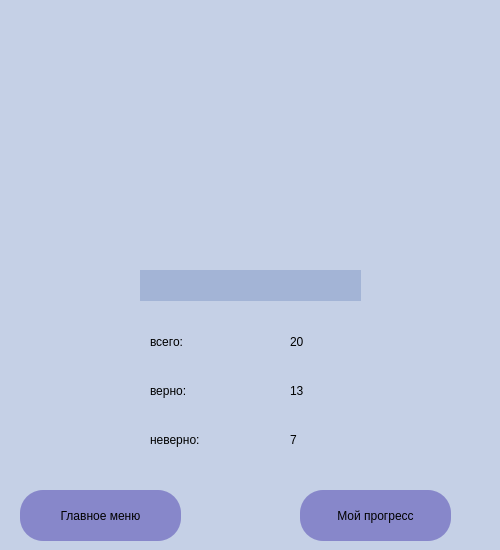
<?xml version="1.0" encoding="UTF-8"?>
<ui version="4.0">
 <class>Form</class>
 <widget class="QWidget" name="Form">
  <property name="geometry">
   <rect>
    <x>0</x>
    <y>0</y>
    <width>500</width>
    <height>550</height>
   </rect>
  </property>
  <property name="windowTitle">
   <string>Form</string>
  </property>
  <property name="styleSheet">
   <string notr="true">background: rgb(197,208,230);</string>
  </property>
  <widget class="QPushButton" name="but_menu">
   <property name="geometry">
    <rect>
     <x>20</x>
     <y>490</y>
     <width>161</width>
     <height>51</height>
    </rect>
   </property>
   <property name="styleSheet">
    <string notr="true">border-radius: 23;
font: 12pt &quot;Yu Gothic UI Semilight&quot;;
background-color: rgb(135, 135, 202);
</string>
   </property>
   <property name="text">
    <string>Главное меню</string>
   </property>
  </widget>
  <widget class="QPushButton" name="but_my_progress">
   <property name="geometry">
    <rect>
     <x>300</x>
     <y>490</y>
     <width>151</width>
     <height>51</height>
    </rect>
   </property>
   <property name="styleSheet">
    <string notr="true">border-radius: 23;
font: 12pt &quot;Yu Gothic UI Semilight&quot;;
background-color: rgb(135, 135, 202);
</string>
   </property>
   <property name="text">
    <string>Мой прогресс</string>
   </property>
  </widget>
  <widget class="QLabel" name="label_meme">
   <property name="geometry">
    <rect>
     <x>100</x>
     <y>50</y>
     <width>271</width>
     <height>191</height>
    </rect>
   </property>
   <property name="text">
    <string/>
   </property>
   <property name="alignment">
    <set>Qt::AlignCenter</set>
   </property>
  </widget>
  <widget class="QLabel" name="label_grade">
   <property name="geometry">
    <rect>
     <x>140</x>
     <y>270</y>
     <width>221</width>
     <height>31</height>
    </rect>
   </property>
   <property name="styleSheet">
    <string notr="true">font: 12pt &quot;Yu Gothic UI Semilight&quot;;
background-color: #a3b4d6;</string>
   </property>
   <property name="text">
    <string/>
   </property>
   <property name="alignment">
    <set>Qt::AlignCenter</set>
   </property>
  </widget>
  <widget class="QWidget" name="">
   <property name="geometry">
    <rect>
     <x>150</x>
     <y>320</y>
     <width>111</width>
     <height>141</height>
    </rect>
   </property>
   <layout class="QVBoxLayout" name="verticalLayout">
    <item>
     <widget class="QLabel" name="label_6">
      <property name="styleSheet">
       <string notr="true">font: 75 14pt &quot;Segoe Script&quot;;</string>
      </property>
      <property name="text">
       <string>всего:</string>
      </property>
     </widget>
    </item>
    <item>
     <widget class="QLabel" name="label_4">
      <property name="styleSheet">
       <string notr="true">font: 75 14pt &quot;Segoe Script&quot;;</string>
      </property>
      <property name="text">
       <string>верно:</string>
      </property>
     </widget>
    </item>
    <item>
     <widget class="QLabel" name="label_5">
      <property name="styleSheet">
       <string notr="true">font: 75 14pt &quot;Segoe Script&quot;;</string>
      </property>
      <property name="text">
       <string>неверно:</string>
      </property>
     </widget>
    </item>
   </layout>
  </widget>
  <widget class="QWidget" name="">
   <property name="geometry">
    <rect>
     <x>290</x>
     <y>320</y>
     <width>51</width>
     <height>141</height>
    </rect>
   </property>
   <layout class="QVBoxLayout" name="verticalLayout_2">
    <item>
     <widget class="QLabel" name="label_total">
      <property name="styleSheet">
       <string notr="true">font: 14pt &quot;Yu Gothic UI Semilight&quot;;
</string>
      </property>
      <property name="text">
       <string>20</string>
      </property>
     </widget>
    </item>
    <item>
     <widget class="QLabel" name="label_count_correct">
      <property name="styleSheet">
       <string notr="true">font: 14pt &quot;Yu Gothic UI Semilight&quot;;
</string>
      </property>
      <property name="text">
       <string>13</string>
      </property>
     </widget>
    </item>
    <item>
     <widget class="QLabel" name="label_count_wrong">
      <property name="styleSheet">
       <string notr="true">font: 14pt &quot;Yu Gothic UI Semilight&quot;;
</string>
      </property>
      <property name="text">
       <string>7</string>
      </property>
     </widget>
    </item>
   </layout>
  </widget>
 </widget>
 <resources/>
 <connections/>
</ui>
